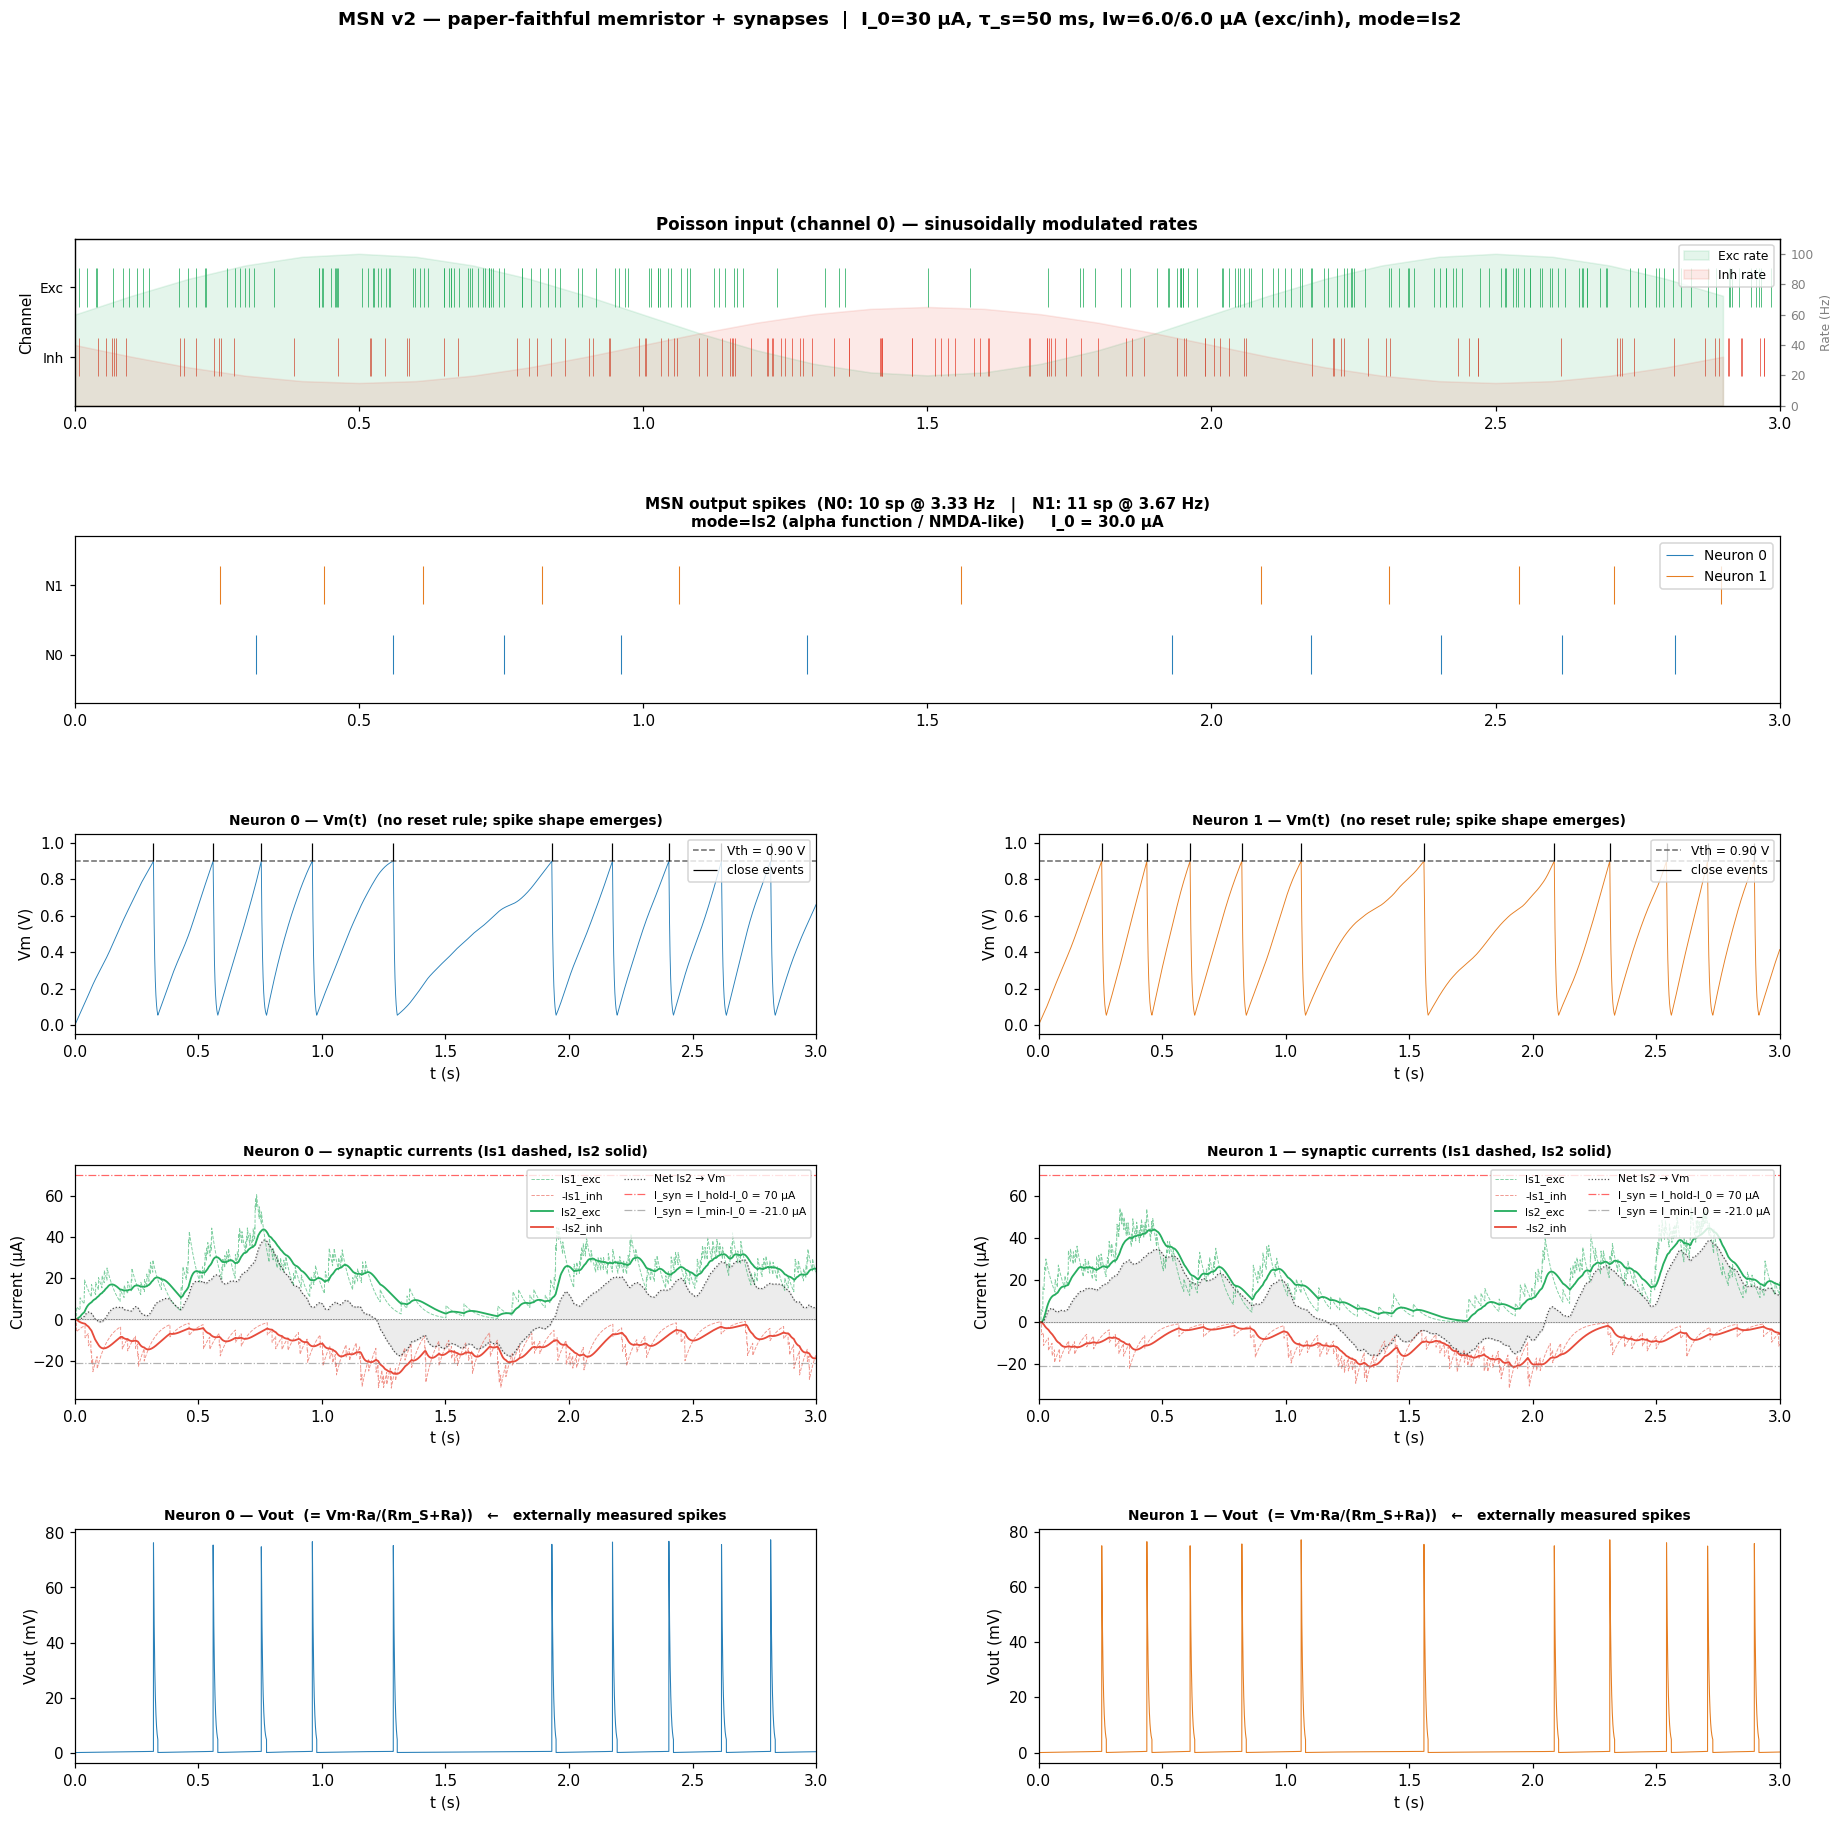

The script that saved this image:
"""
ns_msn_v2_synapses.py
=====================
MSN core (ns_msn_v1.py) + Is1/Is2 cascade synapses (from ns_test.py).

─── Inheritance ─────────────────────────────────────────────────────────────
  ns_test.py:           aLIF + Is1 (exp) → Is2 (alpha) cascade synapses,
                        Poisson exc/inh inputs.  Threshold+reset spike,
                        t_ref refractory.  No spike shape.
  ns_msn_v1.py:         MSN — paper-faithful memristor spike shape (no syn).
  ns_msn_if_sweep.py:   MSN I-F characterisation (no syn).
  ns_msn_compare.py:    aLIF vs Thyristor vs MSN side by side (no syn).

  THIS FILE:            MSN + synapses.
                        - Drops threshold-reset rule (uses ns_msn_v1's
                          hysteretic Rm state machine instead).
                        - Drops t_ref (refractoriness emerges from τ_close).
                        - Keeps Is1 (exp) → Is2 (alpha) cascade from ns_test.
                        - Keeps Poisson Pre-syn driver from ns_test.

─── Membrane equation ──────────────────────────────────────────────────────
  Cm·dVm/dt = I_0 + Is2_exc − Is2_inh − Vm/(Rm_S + Ra)

  with Rm_S hysteretically switching Rm_hi ↔ Rm_lo per the thyristor rule.

─── Synapse cascade  (Eqs. 11–12, ns_test.py) ──────────────────────────────
  τ_s1 · dIs1/dt = −Is1               + Iw·δ(t − t_pre)   (on_pre)
  τ_s2 · dIs2/dt = −Is2 + Is1          (passive cascade)

  NETWORK_MODE = 'Is2'  → alpha-shaped current drives Vm  (NMDA-like)
  NETWORK_MODE = 'Is1'  → exponential                       (AMPA-like)

─── Parameter scale ────────────────────────────────────────────────────────
  MSN operates at I_min ≈ 9 µA, I_max = I_hold = 100 µA (paper Fig. 2).
  We pick I_0 in the middle of this band and synaptic weights such that
  the cumulative input modulates the neuron across most of the I-F curve
  without crossing into depolarisation-block.
"""

import numpy as np
import matplotlib
matplotlib.use('Agg')
import matplotlib.pyplot as plt
import matplotlib.gridspec as gridspec
from brian2 import *

seed(42)
defaultclock.dt = 10*us            # spike width is ~5 ms → 500 steps/spike

# ╔══════════════════════════════════════════════════════════════════════════╗
# ║ MSN hardware parameters (paper Fig. 2 — same as ns_msn_v1.py)           ║
# ╚══════════════════════════════════════════════════════════════════════════╝
Cm_F      = 10e-6
Ra_ohm    = 47
Rm_hi_ohm = 100e3
Rm_lo_ohm = 500
Vth_V     = 0.9
I_hold_A  = 100e-6

# ─── Tonic bias (background drive) ──────────────────────────────────────────
I_0_uA    = 30.0           # µA — places neuron a bit above rheobase

# ╔══════════════════════════════════════════════════════════════════════════╗
# ║ Synapse parameters                                                      ║
# ╚══════════════════════════════════════════════════════════════════════════╝
Rs_ohm    = 10e3
Cs_F      = 5e-6           # ↑ from 1 µF → τ_s = 50 ms (matches MSN's slow τ_m)
Iw_exc_uA = 6.0            # µA per pre-syn spike (cumulative many spikes)
Iw_inh_uA = 6.0
NETWORK_MODE = 'Is2'        # 'Is1' (exp) or 'Is2' (alpha) drives Vm

# ╔══════════════════════════════════════════════════════════════════════════╗
# ║ Poisson drivers (sinusoidally modulated rates)                          ║
# ╚══════════════════════════════════════════════════════════════════════════╝
duration  = 3*second
rate_res  = 100*ms
n_steps   = int(duration / rate_res)
t_vals    = np.arange(n_steps) * float(rate_res/second)

exc_rates = (60 + 40*np.sin(2*np.pi*0.5*t_vals)) * Hz
inh_rates = (40 + 25*np.sin(2*np.pi*0.5*t_vals + np.pi)) * Hz

exc_rate_arr = TimedArray(exc_rates, dt=rate_res)
inh_rate_arr = TimedArray(inh_rates, dt=rate_res)

# ╔══════════════════════════════════════════════════════════════════════════╗
# ║ Brian2 quantities                                                       ║
# ╚══════════════════════════════════════════════════════════════════════════╝
Cm     = Cm_F      * farad
Ra     = Ra_ohm    * ohm
Rm_hi  = Rm_hi_ohm * ohm
Rm_lo  = Rm_lo_ohm * ohm
Vth    = Vth_V     * volt
I_hold = I_hold_A  * amp
I_0    = I_0_uA    * uA
Rs     = Rs_ohm    * ohm
Cs     = Cs_F      * farad
tau_s1 = Rs * Cs
tau_s2 = Rs * Cs
Iw_exc = Iw_exc_uA * uA
Iw_inh = Iw_inh_uA * uA

# ╔══════════════════════════════════════════════════════════════════════════╗
# ║ Equations                                                               ║
# ╚══════════════════════════════════════════════════════════════════════════╝
if NETWORK_MODE == 'Is1':
    I_syn_term = 'Is1_exc - Is1_inh'
    syn_label  = 'Is1 (exponential / AMPA-like)'
else:
    I_syn_term = 'Is2_exc - Is2_inh'
    syn_label  = 'Is2 (alpha function / NMDA-like)'

eqs = f'''
dVm/dt      = (I_0 + {I_syn_term} - Vm/(Rm_S + Ra)) / Cm   : volt
Rm_S        = (1 - s)*Rm_hi + s*Rm_lo                       : ohm
I_M         = Vm / (Rm_S + Ra)                              : amp
Vout        = Vm * Ra / (Rm_S + Ra)                         : volt
dIs1_exc/dt = -Is1_exc / tau_s1                             : amp
dIs2_exc/dt = (-Is2_exc + Is1_exc) / tau_s2                 : amp
dIs1_inh/dt = -Is1_inh / tau_s1                             : amp
dIs2_inh/dt = (-Is2_inh + Is1_inh) / tau_s2                 : amp
s           : 1
'''

N = 2
neurons = NeuronGroup(
    N, model=eqs,
    threshold='Vm > Vth and s < 0.5',
    reset='s = 1',
    events={'reopen': 'I_M < I_hold and s > 0.5'},
    method='euler',
)
neurons.run_on_event('reopen', 's = 0')

neurons.Vm = 0*volt
neurons.s  = 0
neurons.Is1_exc = 0*uA;  neurons.Is2_exc = 0*uA
neurons.Is1_inh = 0*uA;  neurons.Is2_inh = 0*uA

# ╔══════════════════════════════════════════════════════════════════════════╗
# ║ Poisson inputs + synapses                                               ║
# ╚══════════════════════════════════════════════════════════════════════════╝
exc_input = PoissonGroup(N, rates='exc_rate_arr(t)')
inh_input = PoissonGroup(N, rates='inh_rate_arr(t)')

exc_syn = Synapses(exc_input, neurons, on_pre='Is1_exc_post += Iw_exc')
exc_syn.connect(j='i')
inh_syn = Synapses(inh_input, neurons, on_pre='Is1_inh_post += Iw_inh')
inh_syn.connect(j='i')

# ╔══════════════════════════════════════════════════════════════════════════╗
# ║ Monitors                                                                ║
# ╚══════════════════════════════════════════════════════════════════════════╝
sp_exc  = SpikeMonitor(exc_input)
sp_inh  = SpikeMonitor(inh_input)
sp_neur = SpikeMonitor(neurons)
st_mon  = StateMonitor(neurons,
                       ['Vm', 'Vout', 's',
                        'Is1_exc', 'Is2_exc', 'Is1_inh', 'Is2_inh'],
                       record=True, dt=200*us)

print("=" * 68)
print("  MSN v2 — paper-faithful memristor + synapses")
print("=" * 68)
print(f"  Cm        = {Cm_F*1e6:.0f} µF      Ra      = {Ra_ohm} Ω")
print(f"  Rm_hi     = {Rm_hi_ohm/1e3:.0f} kΩ    Rm_lo   = {Rm_lo_ohm} Ω")
print(f"  Vth       = {Vth_V:.2f} V    I_hold  = {I_hold_A*1e6:.0f} µA")
print(f"  I_0       = {I_0_uA:.1f} µA  (tonic bias)")
print(f"  τ_s1 = τ_s2 = Rs·Cs = {Rs_ohm*Cs_F*1e3:.0f} ms")
print(f"  Iw_exc    = {Iw_exc_uA:.1f} µA   Iw_inh = {Iw_inh_uA:.1f} µA")
print(f"  exc rate  = 20–100 Hz (sinusoidal)")
print(f"  inh rate  = 15–65  Hz (sinusoidal, antiphase)")
print(f"  mode      = '{NETWORK_MODE}'  ({syn_label})")
print(f"  duration  = {duration/second:.1f} s")
print("=" * 68)

print("\nRunning ...")
run(duration, report='text')

n0 = int(np.sum(sp_neur.i == 0))
n1 = int(np.sum(sp_neur.i == 1))
print(f"\n  Exc input spikes : {len(sp_exc.t)}")
print(f"  Inh input spikes : {len(sp_inh.t)}")
print(f"  Neuron 0 spikes  : {n0}  →  {n0/float(duration/second):.2f} Hz")
print(f"  Neuron 1 spikes  : {n1}  →  {n1/float(duration/second):.2f} Hz")

# ╔══════════════════════════════════════════════════════════════════════════╗
# ║ Plot                                                                    ║
# ╚══════════════════════════════════════════════════════════════════════════╝
t_s   = np.array(st_mon.t / second)
dur_s = float(duration / second)

C_exc = '#27AE60'; C_inh = '#E74C3C'
C_n0  = '#2980B9'; C_n1  = '#E67E22'

fig = plt.figure(figsize=(20, 18))
gs  = gridspec.GridSpec(5, 2, figure=fig, hspace=0.65, wspace=0.30,
                        height_ratios=[1.0, 1.0, 1.2, 1.4, 1.4])

# ─── Row 0: Poisson input raster + rate profile ──────────────────────────────
ax = fig.add_subplot(gs[0, :])
ax.eventplot(np.array(sp_exc.t[sp_exc.i==0]/second), lineoffsets=2,
             linelengths=0.55, colors=C_exc, linewidths=0.5)
ax.eventplot(np.array(sp_inh.t[sp_inh.i==0]/second), lineoffsets=1,
             linelengths=0.55, colors=C_inh, linewidths=0.5)
ax.set_xlim(0, dur_s); ax.set_ylim(0.3, 2.7)
ax.set_yticks([1, 2]); ax.set_yticklabels(['Inh', 'Exc'], fontsize=9)
ax.set_title(f'Poisson input (channel 0) — sinusoidally modulated rates',
             fontsize=11, fontweight='bold')
ax.set_ylabel('Channel')
axr = ax.twinx()
axr.fill_between(t_vals, exc_rates/Hz, alpha=0.12, color=C_exc, label='Exc rate')
axr.fill_between(t_vals, inh_rates/Hz, alpha=0.12, color=C_inh, label='Inh rate')
axr.set_ylabel('Rate (Hz)', fontsize=8, color='gray')
axr.tick_params(labelsize=8, colors='gray'); axr.set_ylim(0, 110)
axr.legend(fontsize=8, loc='upper right')

# ─── Row 1: Neuron output raster ─────────────────────────────────────────────
ax = fig.add_subplot(gs[1, :])
for ni, c, lbl in zip([0,1], [C_n0, C_n1], ['Neuron 0', 'Neuron 1']):
    mask = sp_neur.i == ni
    if mask.any():
        ax.eventplot(np.array(sp_neur.t[mask]/second), lineoffsets=ni+1,
                     linelengths=0.55, colors=c, linewidths=0.7, label=lbl)
ax.set_xlim(0, dur_s); ax.set_ylim(0.3, 2.7)
ax.set_yticks([1, 2]); ax.set_yticklabels(['N0', 'N1'], fontsize=9)
ax.set_title(
    f'MSN output spikes  '
    f'(N0: {n0} sp @ {n0/dur_s:.2f} Hz   |   N1: {n1} sp @ {n1/dur_s:.2f} Hz)\n'
    f'mode={syn_label}     I_0 = {I_0_uA:.1f} µA',
    fontsize=10, fontweight='bold')
ax.legend(loc='upper right', fontsize=9)

# ─── Row 2: Vm traces ────────────────────────────────────────────────────────
for ni, (c, lbl) in enumerate(zip([C_n0, C_n1], ['Neuron 0', 'Neuron 1'])):
    ax = fig.add_subplot(gs[2, ni])
    ax.plot(t_s, st_mon.Vm[ni]/volt, color=c, lw=0.6)
    ax.axhline(Vth_V, color='dimgray', ls='--', lw=1, label=f'Vth = {Vth_V:.2f} V')
    mask = sp_neur.i == ni
    if mask.any():
        ax.vlines(np.array(sp_neur.t[mask]/second), Vth_V, Vth_V+0.1,
                  colors='k', lw=0.8, zorder=5, label='close events')
    ax.set_title(f'{lbl} — Vm(t)  (no reset rule; spike shape emerges)',
                 fontsize=9, fontweight='bold')
    ax.set_xlabel('t (s)'); ax.set_ylabel('Vm (V)')
    ax.set_xlim(0, dur_s); ax.legend(fontsize=8, loc='upper right')

# ─── Row 3: Synaptic currents (Is1 dashed, Is2 solid) ────────────────────────
for ni, lbl in enumerate(['Neuron 0', 'Neuron 1']):
    ax = fig.add_subplot(gs[3, ni])
    Is1e = np.array(st_mon.Is1_exc[ni]/uA); Is2e = np.array(st_mon.Is2_exc[ni]/uA)
    Is1i = np.array(st_mon.Is1_inh[ni]/uA); Is2i = np.array(st_mon.Is2_inh[ni]/uA)

    ax.plot(t_s,  Is1e, color=C_exc, lw=0.6, ls='--', alpha=0.6, label='Is1_exc')
    ax.plot(t_s, -Is1i, color=C_inh, lw=0.6, ls='--', alpha=0.6, label='-Is1_inh')
    ax.plot(t_s,  Is2e, color=C_exc, lw=1.2, ls='-', label='Is2_exc')
    ax.plot(t_s, -Is2i, color=C_inh, lw=1.2, ls='-', label='-Is2_inh')

    if NETWORK_MODE == 'Is2':
        net = Is2e - Is2i
    else:
        net = Is1e - Is1i
    ax.fill_between(t_s, net, alpha=0.15, color='gray')
    ax.plot(t_s, net, color='k', lw=0.8, ls=':', alpha=0.7,
            label=f'Net {NETWORK_MODE} → Vm')

    # operating window markers
    I_min_uA_calc = Vth_V/(Rm_hi_ohm+Ra_ohm)*1e6
    ax.axhline( I_hold_A*1e6 - I_0_uA, color='red',    ls='-.', lw=0.8, alpha=0.6,
               label=f'I_syn = I_hold-I_0 = {I_hold_A*1e6-I_0_uA:.0f} µA')
    ax.axhline( I_min_uA_calc - I_0_uA, color='gray',  ls='-.', lw=0.8, alpha=0.6,
               label=f'I_syn = I_min-I_0 = {I_min_uA_calc-I_0_uA:.1f} µA')
    ax.axhline(0, color='k', lw=0.4, ls=':')
    ax.set_title(f'{lbl} — synaptic currents (Is1 dashed, Is2 solid)',
                 fontsize=9, fontweight='bold')
    ax.set_xlabel('t (s)'); ax.set_ylabel('Current (µA)')
    ax.set_xlim(0, dur_s); ax.legend(fontsize=7, loc='upper right', ncol=2)

# ─── Row 4: Vout (paper-style trace) ─────────────────────────────────────────
for ni, (c, lbl) in enumerate(zip([C_n0, C_n1], ['Neuron 0', 'Neuron 1'])):
    ax = fig.add_subplot(gs[4, ni])
    ax.plot(t_s, st_mon.Vout[ni]*1e3/volt, color=c, lw=0.7)
    ax.set_title(f'{lbl} — Vout  (= Vm·Ra/(Rm_S+Ra))   ←   externally measured spikes',
                 fontsize=9, fontweight='bold')
    ax.set_xlabel('t (s)'); ax.set_ylabel('Vout (mV)')
    ax.set_xlim(0, dur_s)

fig.suptitle(
    f'MSN v2 — paper-faithful memristor + synapses  |  '
    f'I_0={I_0_uA:.0f} µA, τ_s={Rs_ohm*Cs_F*1e3:.0f} ms, '
    f'Iw={Iw_exc_uA:.1f}/{Iw_inh_uA:.1f} µA (exc/inh), '
    f'mode={NETWORK_MODE}',
    fontsize=12, fontweight='bold', y=0.995)

out_path = '/home/haoran/Projects/Brain2simulator/ns_msn_v2_synapses.png'
plt.savefig(out_path, dpi=110, bbox_inches='tight')
print(f"\nFigure saved → {out_path}")
